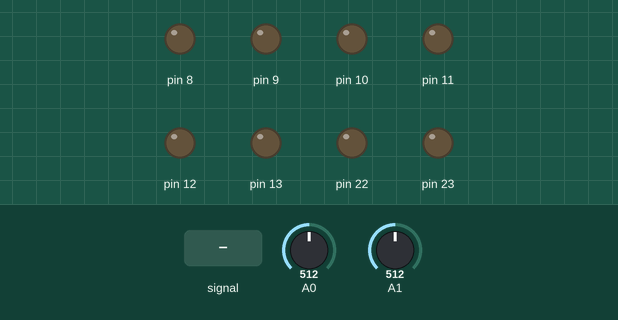
Simulated run of this sketch. Board: Arduino Uno, built with avr-gcc and run on an emulated ATmega328P. Shown: output pins drawn as LEDs (lit = HIGH). The test bench sets the inputs (shaded band); at power-on: A1 = 512, A0 = 512. What the sketch prints to the serial monitor is not drawn.

Above: at 0.8 s.
0.9 s: A0 fed a 200 Hz sine of ±81 counts around its level
At 2.1 s:
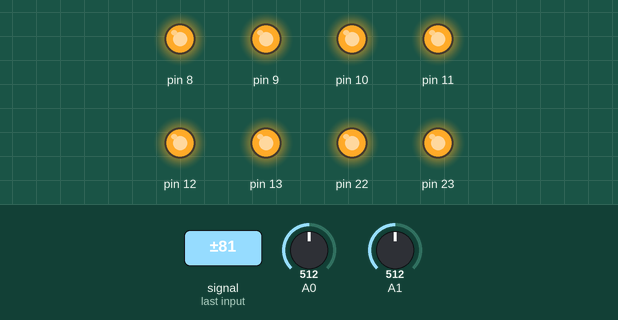
2.4 s: A1 set to 0
At 3.6 s:
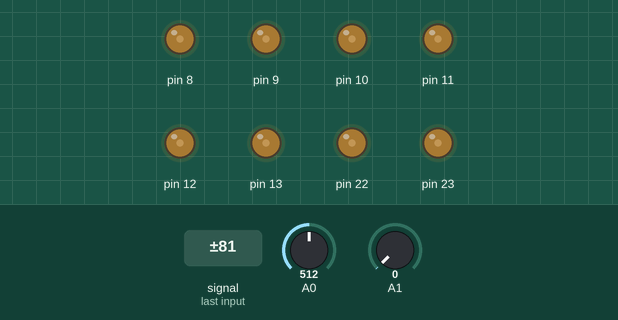
3.9 s: A0 set to 122
At 4.4 s:
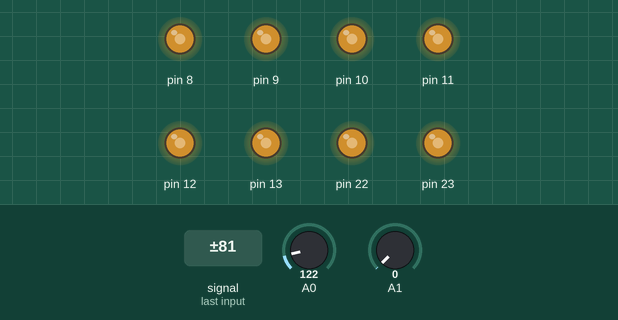
5.4 s: A0 set to 0
At 6.0 s:
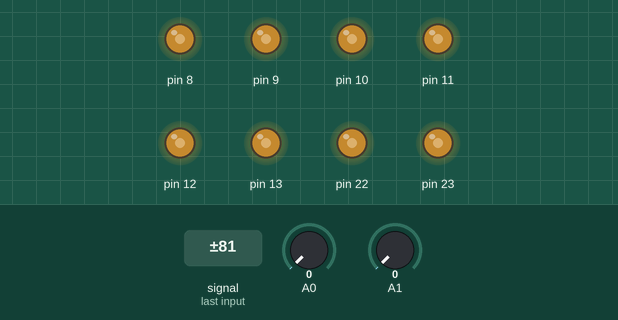
Timing chart, 0 to 7.9 s (numbered marks = the images above; inputs shaded):
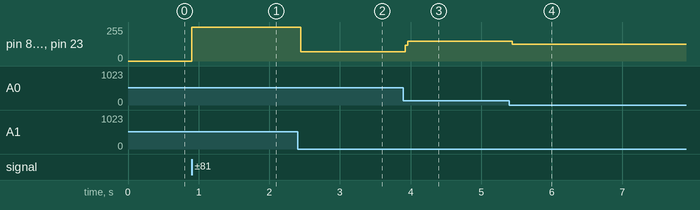

The sketch:

andand_and_and1.ino
```cpp
int main(void)
{

Serial.begin(2000000);
while(1)
{
DDRB=0xFF;
ADMUX=0x40;
ADCSRA=0xC7;
while(ADCSRA&0x40);
int a=ADCW;
if(a<500)
{
  PORTB=0xFF;
}
Serial.print("a is");
Serial.println(a);

ADMUX=0x41;
 ADCSRA=0xC7;
while(ADCSRA&0x40);
int b=ADCW;
if(b<500)
{
  PORTB=0x00;
}
Serial.print("b is");
Serial.println(b);
}
}
```

Measured:
- after the input at 0.9 s, pin 8–13, pin 22, pin 23: 0/255 → 255/255 at once
- after the input at 2.4 s, pin 8–13, pin 22, pin 23: 255/255 → 68/255 at once
- after the input at 3.9 s, pin 8–13, pin 22, pin 23: 68/255 → 149/255 at once
- after the input at 5.4 s, pin 8–13, pin 22, pin 23: 149/255 → 127/255 at once
